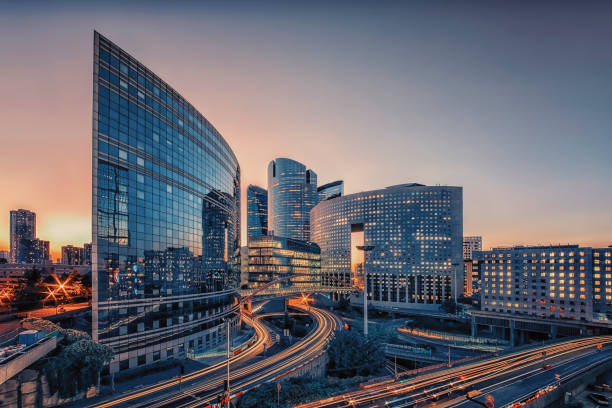
#> input picture photos/corp.jpg, 612 x 408 px
$ python threshold.py
#> lines starting #> are read from the running program, lines starting #| are printed output that depends on the picture; after the words box and inside, x2 and y2 are one past the last pixel; in counts of white or black regions, pixels touching at a corner belong together
import cv2 as cv
import numpy as np

img = cv.imread("photos/corp.jpg")
#> img is the input picture: shape (408, 612, 3); mean B, G, R 112.5, 103.1, 103.7

# visualise the contours found in image by drawing them over the image
blank = np.zeros(img.shape[:2], dtype="uint8")
cv.imshow("blank", blank)


# convert to grayscale
img = cv.cvtColor(img, cv.COLOR_BGR2GRAY)
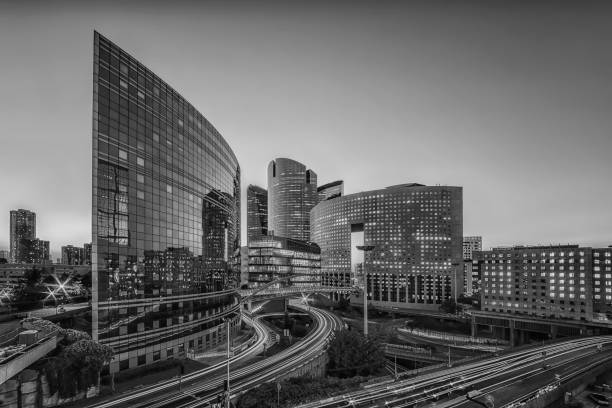
#> img: shape (408, 612); min 0, max 235, mean 104.4

# USE THRESHOLD method to help detect contours
ret, img = cv.threshold(img, 125, 255, cv.THRESH_BINARY)
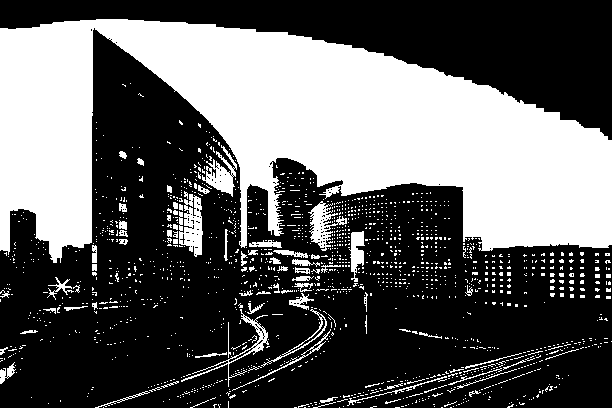
#> img: shape (408, 612); 37.3% white; 1609 white regions (1526 under 20 px)

# find contours
    # kinds of RETR:
        #       RETER_TREE --> returns only all hierarchical countours
        #       RETER_EXTERNAL --> returns only all external countours
        #       RETER_LIST --> returns all countours

contours, hierarchies = cv.findContours(img, cv.RETR_TREE, cv.CHAIN_APPROX_SIMPLE)
#> contours = 1826 contours, 1775 with area under 20; largest, box (x1, y1, x2, y2) and area: (0, 19, 612, 263) 79360, (179, 194, 203, 257) 926, (308, 201, 347, 251) 664, (202, 145, 237, 197) 634, (181, 309, 269, 387) 436
print(f"num of contours found: {len(contours)}")
#| num of contours found: 1826


cv.imshow("image", img)
cv.waitKey(0)
